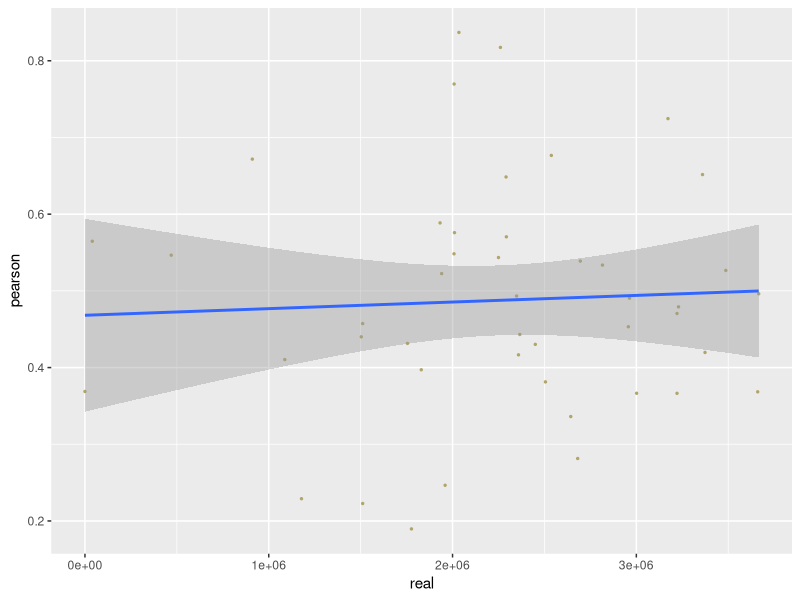
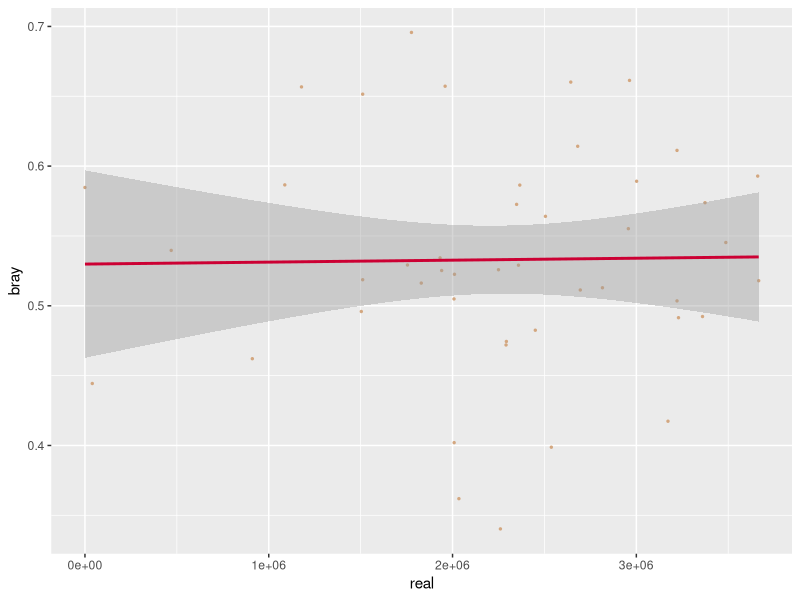
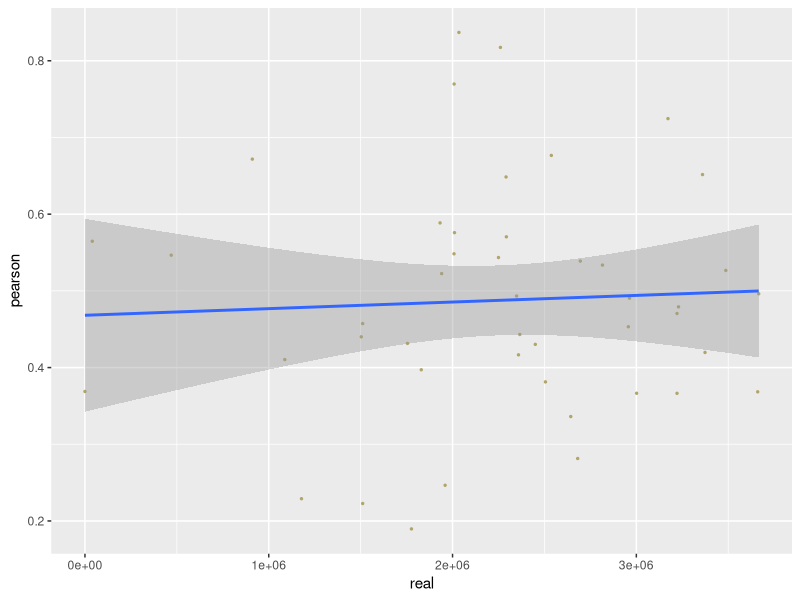
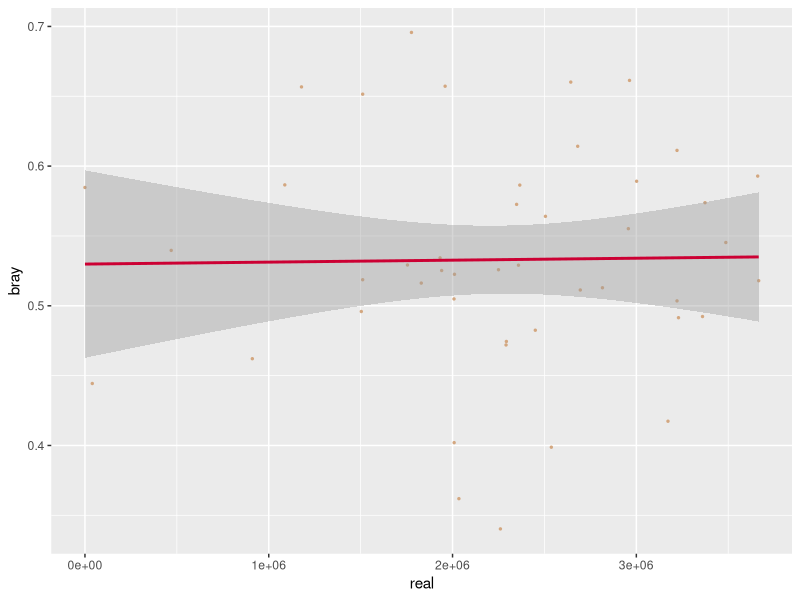

Write the R code that produced these figures, in order.

### The northernmost resident were selected to calculate Bray-Curtis distance and Pearson values to the other individuals
### the lm result
library(ggplot2)



distance_data <- read.delim("distance_info.txt", sep = "\t", header = T, check.names = F, stringsAsFactors = F)

point_distance <- ggplot(distance_data, aes(x=real, y=pearson)) + geom_point(size=0.5, color = "#B1A56B") + stat_smooth(method=lm, level=0.95)
print(point_distance)
ggsave(point_distance,file=paste0("sample_distance_real_pearson.pdf"),width = 10,height = 8)



point_distance <- ggplot(distance_data, aes(x=real, y=bray)) + geom_point(size=0.5, color = "#D3A780") + stat_smooth(method=lm, level=0.95, color = "#CC0033")
print(point_distance)
ggsave(point_distance,file=paste0("sample_distance_real_bray.pdf"), width = 10,height = 8)

